Frame 1 (no input): blank canvas, image omitted
Frame 60 (no input): blank canvas, image omitted
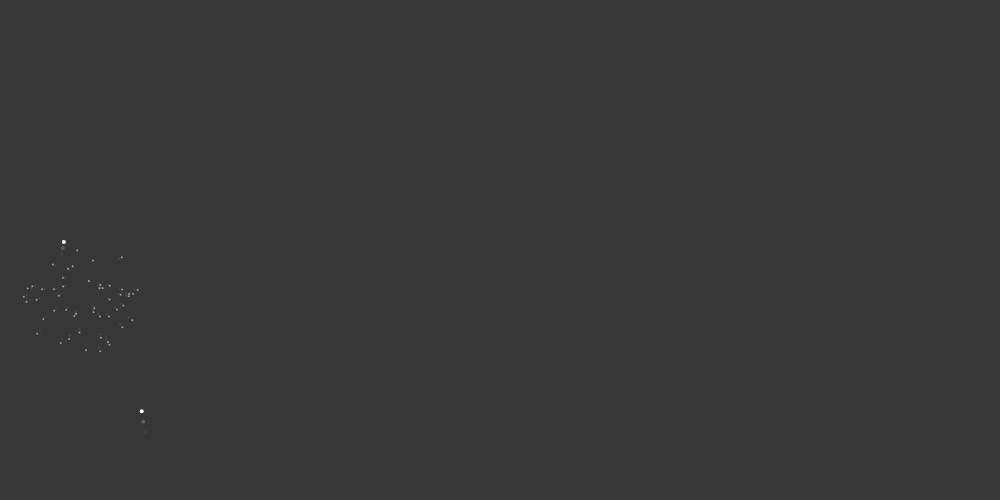
Frame 120 (the mouse pressed at the canvas centre since frame 60)

The p5.js sketch whose frames 1 and 60 were blank and that drew this single picture after the mouse press (run headless with seeded random() and noise() and a simulated clock; from frame 60 on, the mouse is pressed at the canvas centre):

// p5.js sketch
// ── sketch.js
var fireworks = [];
var gravity;

function setup() {
  createCanvas(1000, 500);
  colorMode(HSL);
  gravity = createVector(0, 0.2);
  background(0,0,22,0.8);

}

function draw() {
    colorMode(HSL);
    background(0,0,22,0.8);

  if (random(1) < 0.03) {
    fireworks.push(new Firework());
  }
  
  for (var i = fireworks.length - 1; i >= 0; i--) {
    fireworks[i].update();
    fireworks[i].show();
    
    if (fireworks[i].done()) {
      fireworks.splice(i, 1);
    }
  }

}

// ── firework.js
function Firework() {

colorMode(HSL);
 
  this.hu = random(360);
  this.firework = new Particle(random(width), height, this.hu, true);
  this.exploded = false;
  this.particles = [];

  this.done = function() {
    if (this.exploded && this.particles.length === 0) {
      return true;
    } else {
      return false;
    }
  }

  this.update = function() {
    if (!this.exploded) {
      this.firework.applyForce(gravity);
      this.firework.update();
      
      if (this.firework.vel.y >= 0) {
        this.exploded = true;
        this.explode();
      }
    }
    
    for (var i = this.particles.length - 1; i >= 0; i--) {
      this.particles[i].applyForce(gravity);
      this.particles[i].update();
      
      if (this.particles[i].done()) {
        this.particles.splice(i, 1);
      }
    }
  }

  this.explode = function() {
    for (var i = 0; i < 50; i++) {
      var p = new Particle(this.firework.pos.x, this.firework.pos.y, this.hu, false);
      this.particles.push(p);
    }
  }

  this.show = function() {
    if (!this.exploded) {
      this.firework.show();
    }
    
    for (var i = 0; i < this.particles.length; i++) {
      this.particles[i].show();
    }
  }
}

// ── fsketch.js
var fireworks = [];
var gravity;

function setup() {
  createCanvas(1000, 500);
  colorMode(HSB);
  gravity = createVector(0, 0.2);
  background(0,0,22,0.8);

}

function draw() {
    colorMode(HSB);
    background(0,0,22,0.8);

  if (random(1) < 0.03) {
    fireworks.push(new Firework());
  }
  
  for (var i = fireworks.length - 1; i >= 0; i--) {
    fireworks[i].update();
    fireworks[i].show();
    
    if (fireworks[i].done()) {
      fireworks.splice(i, 1);
    }
  }

}
// ── particle.js
function Particle(x, y, hu, firework) {


  this.pos = createVector(x, y);
  this.firework = firework;
  this.lifespan = 255;
  this.hu = hu;
  this.acc = createVector(0, 0);
  
  if (this.firework) {
    this.vel = createVector(random(-2,2), random(-12, -8));
  } else {
    this.vel = p5.Vector.random2D();
    this.vel.mult(random(2, 10));
  }
 
  this.applyForce = function(force) {
    this.acc.add(force);
  }

  this.update = function() {
    if (!this.firework) {
      this.vel.mult(0.9);
      this.lifespan -= 4;
    }
    
    this.vel.add(this.acc);
    this.pos.add(this.vel);
    this.acc.mult(0);
  }

  this.done = function() {
    if (this.lifespan < 0) {
      return true;
    } else {
      return false;
    }
  }

  this.show = function() {
    if (this.firework) {
            stroke(0,0,100,1);
            strokeWeight(4);
            point(this.pos.x, this.pos.y);
    } else {
            stroke(hu,100,100,0.5);
            strokeWeight(2);
            point(this.pos.x, this.pos.y);

    }
    
  }
}
